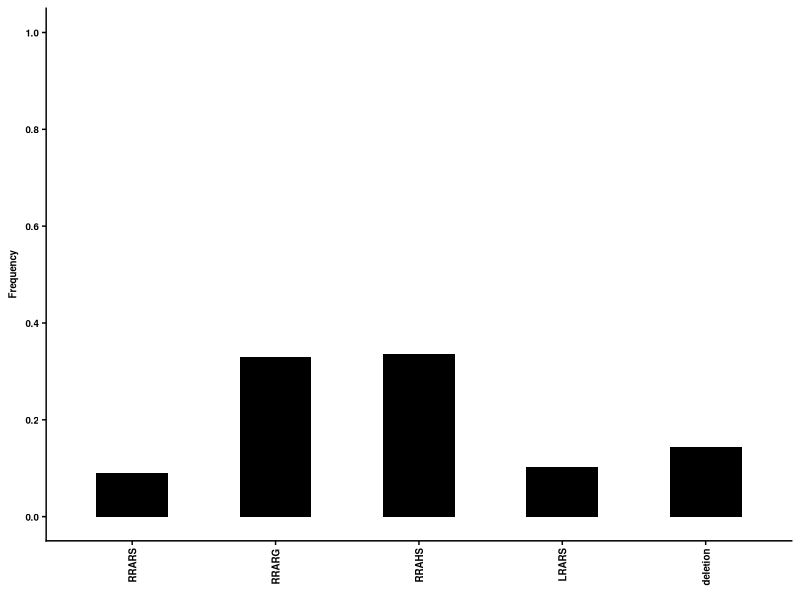
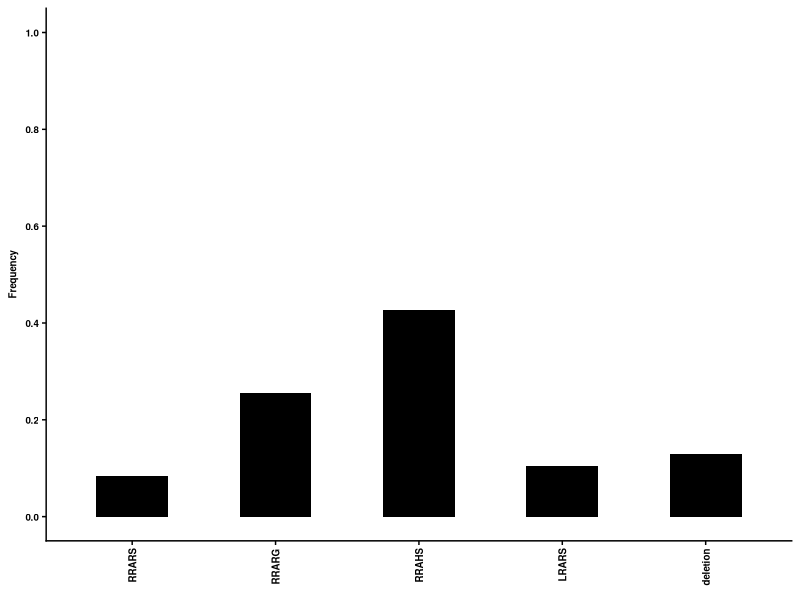
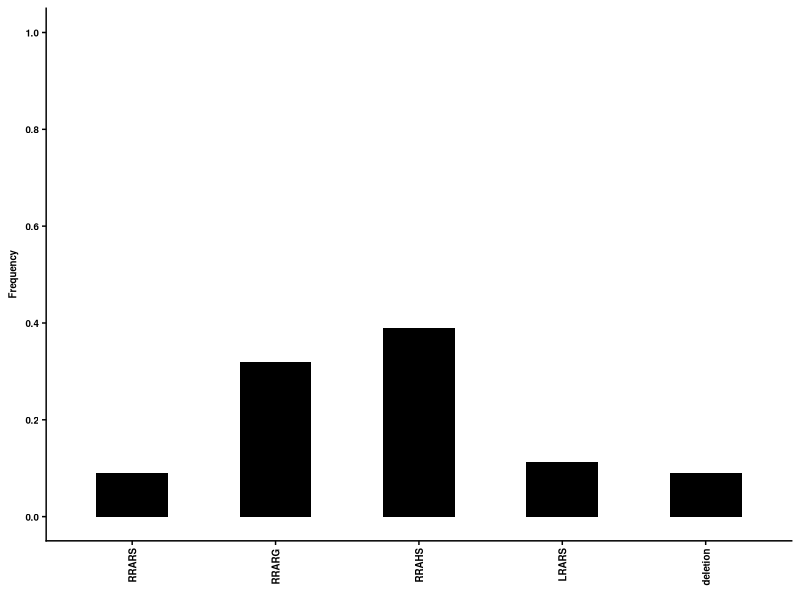
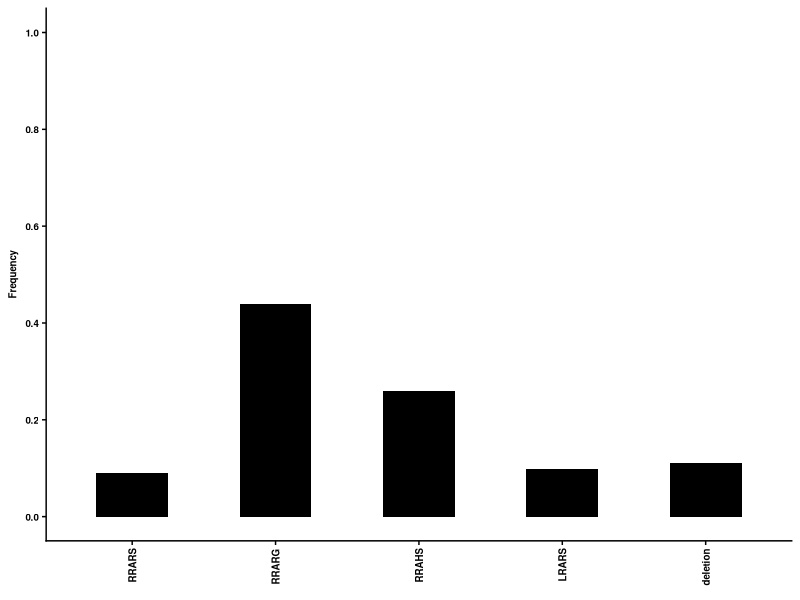
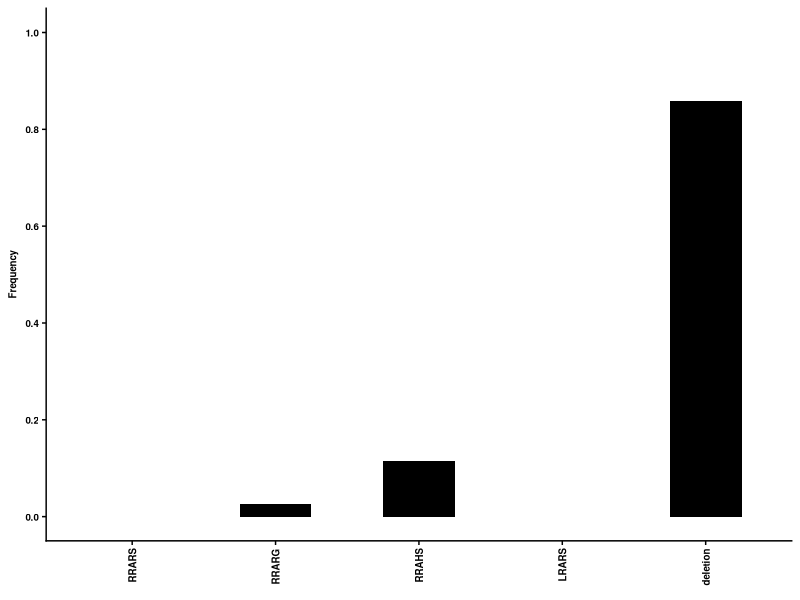
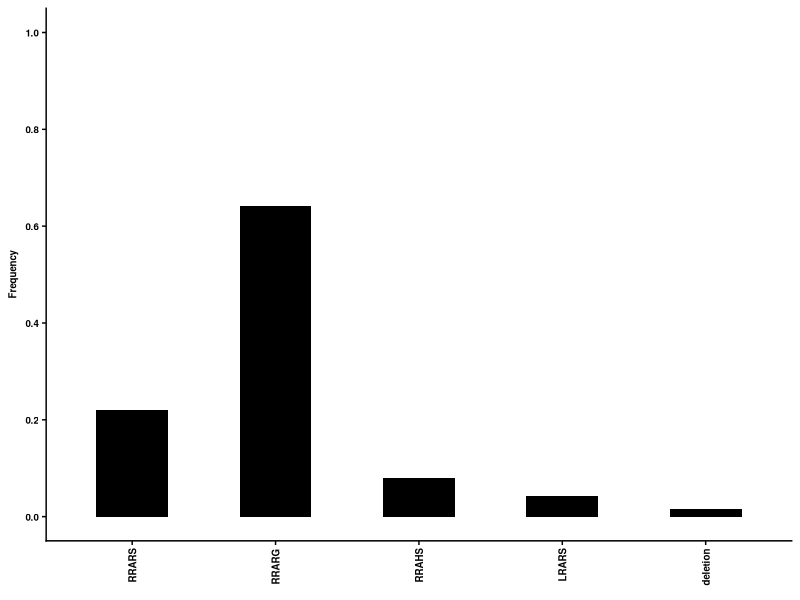
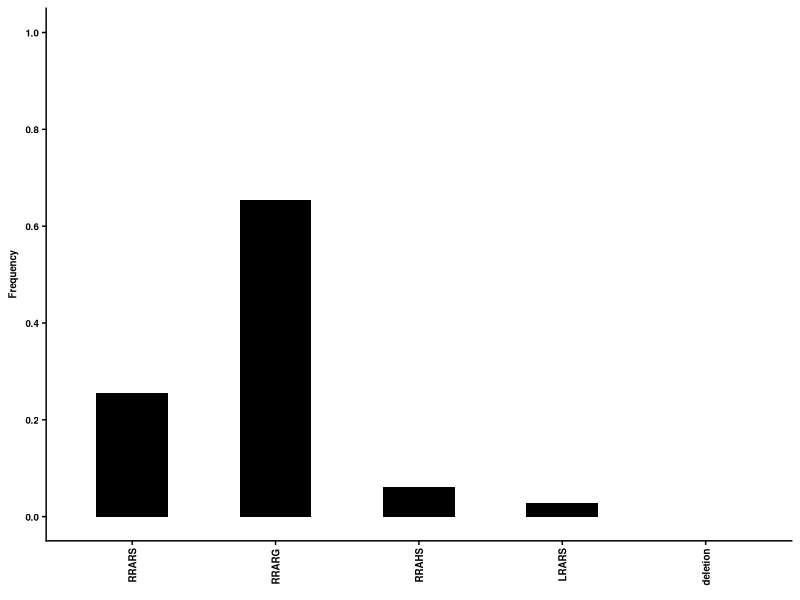
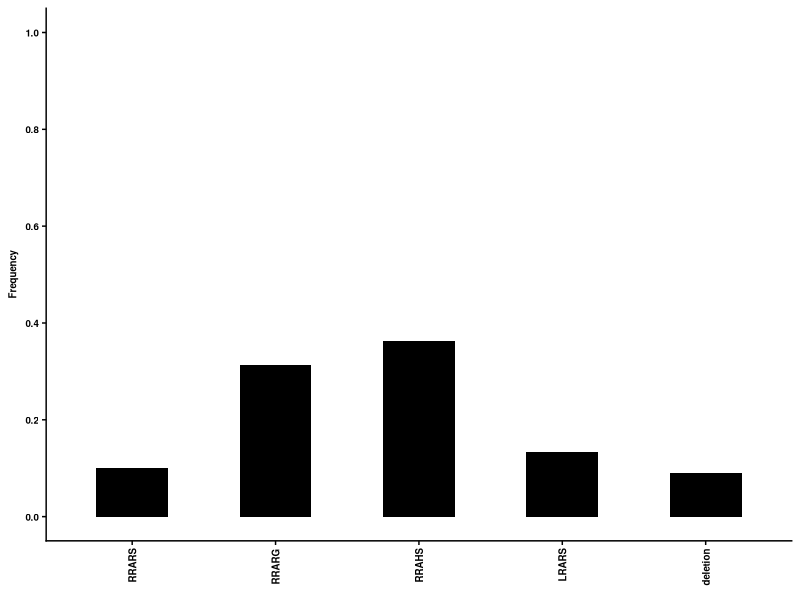

Write the R code that produced these figures, in order.
#R code
library(ggplot2)
library(scales)
library(RColorBrewer)
library(readr)
library(tidyr)
library(reshape2)
library(stringr)
library(dplyr)
require(cowplot)

plot_freq <- function(freq_table, graphname){
  textsize <- 7
  p <- ggplot(freq_table,aes(x=MBCS,y=freq),fill='black') +
         geom_bar(stat="identity", position=position_dodge(), width=0.5, fill='black') +
         theme_cowplot(12) +
         theme(axis.title=element_text(size=textsize,face="bold"),
               axis.text=element_text(size=textsize,face="bold"),
			   axis.text.x=element_text(angle = 90, hjust = 1,size=textsize, vjust=0.5,face="bold"),
			   legend.key.size=unit(0.12,'in'),
			   legend.title=element_blank(),
			   legend.text=element_text(size=textsize,face="bold"),
			   legend.position='right') +
         scale_y_continuous(breaks=c(0,0.2,0.4,0.6,0.8,1.0), labels=c("0.0","0.2","0.4","0.6","0.8","1.0"), limits=c(0,1)) +
         labs(y=expression(bold("Frequency")),x=expression())
  ggsave(graphname, p, height=1.5, width=1.5)
  }

MBCS_levels <- c('RRARS','RRARG','RRAHS','LRARS','deletion')
MBCS_freq_table <- read_tsv("results/all_MBCS_freq.tsv") %>%
					 mutate(MBCS=factor(MBCS, levels=MBCS_levels)) 
samples <- unique(MBCS_freq_table$sampleID)
for (sample in samples){
  sample_table <- MBCS_freq_table %>%
                    filter(sampleID==sample)
  plot_freq(sample_table, paste('graph/MBCS_freq_',sample,'.png',sep=''))
  }
